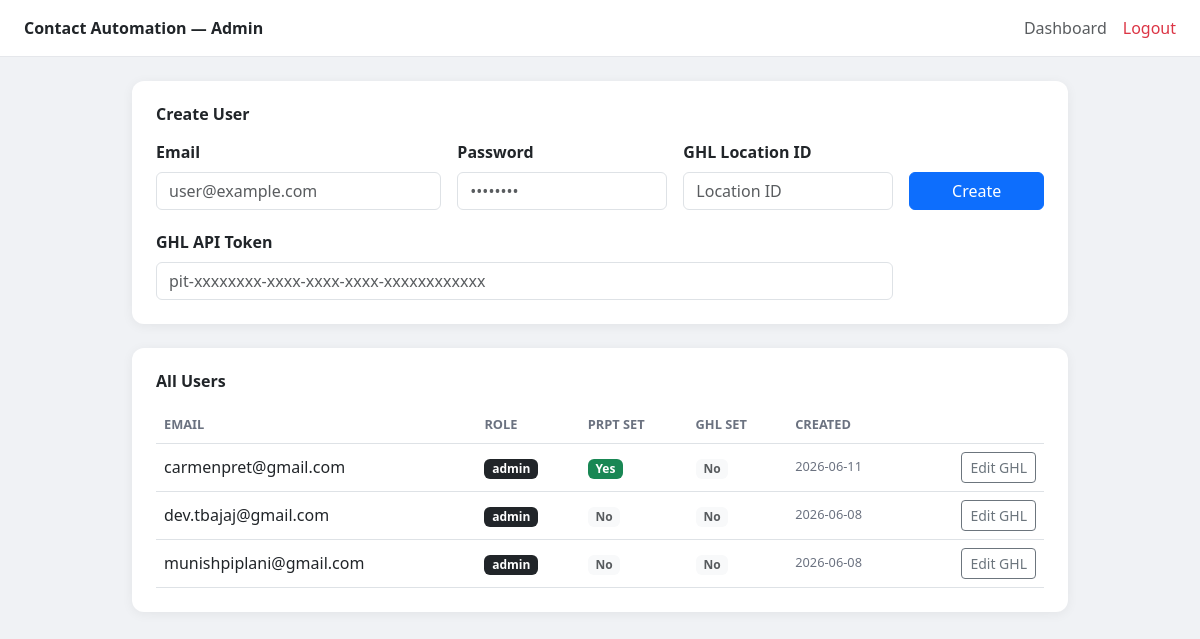
/admin (signed in), run on the app's committed database.
### tables this page shows
CREATE TABLE users (
            id              INTEGER PRIMARY KEY AUTOINCREMENT,
            email           TEXT UNIQUE NOT NULL,
            password_hash   TEXT NOT NULL,
            role            TEXT DEFAULT 'user',
            prpt_username   TEXT DEFAULT '',
            prpt_password   TEXT DEFAULT '',
            prpt_rep_id     TEXT DEFAULT '',
            ghl_api_token   TEXT DEFAULT '',
            ghl_location_id TEXT DEFAULT '',
            created_at      TIMESTAMP DEFAULT CURRENT_TIMESTAMP
        );

### main_server.py (the view)
@app.get("/admin", response_class=HTMLResponse)
def admin_page(request: Request):
    user = require_admin(request)
    if isinstance(user, RedirectResponse):
        return user
    users = get_all_users()
    return templates.TemplateResponse("admin.html", {
        "request": request,
        "users": [dict(u) for u in users],
        "success": None,
        "error": None,
    })

### templates/admin.html (shortened to what this page needs)
<!DOCTYPE html>
<html lang="en">
<head>
  <link href="https://cdn.jsdelivr.net/npm/bootstrap@5.3.0/dist/css/bootstrap.min.css" rel="stylesheet"/>
</head>
<body>
  <nav class="navbar px-4 py-3 mb-4">
    <span class="fw-bold">Contact Automation — Admin</span>
    <div class="ms-auto d-flex gap-3 align-items-center">
      <a href="/dashboard" class="text-decoration-none text-muted">Dashboard</a>
      <a href="/logout" class="text-decoration-none text-danger">Logout</a>
    </div>
  </nav>
  <div class="container" style="max-width: 960px;">
    <div class="card p-4 mb-4">
      <div class="d-flex justify-content-between align-items-center mb-3">
        <h6 class="fw-semibold mb-0">Create User</h6>
      </div>
      <form method="POST" action="/admin/create-user">
        <div class="row g-3">
          <div class="col-md-4">
            <label class="form-label fw-semibold">Email</label>
            <input type="email" name="email" class="form-control" placeholder="user@example.com" required/>
          </div>
          <div class="col-md-3">
            <label class="form-label fw-semibold">Password</label>
            <input type="password" name="password" class="form-control" placeholder="••••••••" required/>
          </div>
          <div class="col-md-3">
            <label class="form-label fw-semibold">GHL Location ID</label>
            <input type="text" name="ghl_location_id" class="form-control" placeholder="Location ID"/>
          </div>
          <div class="col-md-2 d-flex align-items-end">
            <button type="submit" class="btn btn-primary w-100">Create</button>
          </div>
        </div>
        <div class="row g-3 mt-1">
          <div class="col-md-10">
            <label class="form-label fw-semibold">GHL API Token</label>
            <input type="text" name="ghl_api_token" class="form-control" placeholder="pit-xxxxxxxx-xxxx-xxxx-xxxx-xxxxxxxxxxxx"/>
          </div>
        </div>
      </form>
    </div>
    <div class="card p-4">
      <h6 class="fw-semibold mb-3">All Users</h6>
      <div class="table-responsive">
        <table class="table table-hover align-middle mb-0">
          <thead>
            <tr>
              <th>Email</th>
              <th>Role</th>
              <th>PRPT Set</th>
              <th>GHL Set</th>
              <th>Created</th>
              <th></th>
            </tr>
          </thead>
          <tbody>
            {% for u in users %}
            <tr>
              <td>{{ u.email }}</td>
              <td>
                <span class="badge {% if u.role == 'admin' %}bg-dark{% else %}bg-secondary{% endif %}">
                  {{ u.role }}
                </span>
              </td>
              <td>
                {% if u.prpt_username %}
                  <span class="badge bg-success">Yes</span>
                {% else %}
                  <span class="badge bg-light text-muted">No</span>
                {% endif %}
              </td>
              <td>
                {% if u.ghl_api_token %}
                  <span class="badge bg-success">Yes</span>
                {% else %}
                  <span class="badge bg-light text-muted">No</span>
                {% endif %}
              </td>
              <td style="font-size:0.8rem; color:#6b7280;">{{ u.created_at[:10] }}</td>
              <td class="text-end">
                <button class="btn btn-sm btn-outline-secondary"
                        onclick="openGhlModal({{ u.id }}, '{{ u.ghl_api_token }}', '{{ u.ghl_location_id }}')">
                  Edit GHL
                </button>
              </td>
            </tr>
            {% endfor %}
          </tbody>
        </table>
      </div>
    </div>
  </div>
</body>
</html>

### templates/admin.html (style rules this page uses)
body { background: #f0f2f5; }
.navbar { background: #fff; border-bottom: 1px solid #e5e7eb; }
.card { border: none; border-radius: 12px; box-shadow: 0 2px 12px rgba(0,0,0,0.06); }
.table th { font-size: 0.8rem; text-transform: uppercase; color: #6b7280; }

### data on the page
users: email "carmenpret@gmail.com", role "admin", shows "Yes", ghl_api_token "No", created_at "2026-06-11"
users: email "dev.tbajaj@gmail.com", role "admin", prpt_username "No", ghl_api_token "No", created_at "2026-06-08"
users: email "munishpiplani@gmail.com", role "admin", prpt_username "No", ghl_api_token "No", created_at "2026-06-08"
